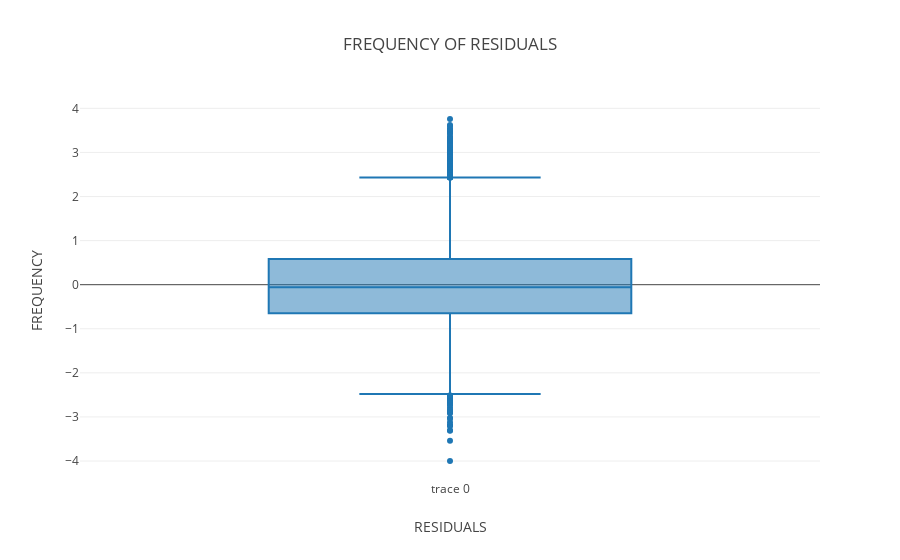

Notebook source saved alongside this figure:
### Markdown cell above
## Box PLot ##

### Code cell
data = [go.Box(y=df.est - df.r_ui)]
layout = go.Layout(
    title='FREQUENCY OF RESIDUALS',
    xaxis=dict(
        title='RESIDUALS'
    ),
    yaxis=dict(
        title='FREQUENCY'
    )
)
fig = go.Figure(data=data, layout=layout)
plot.iplot(fig, filename='residuals')

### Figure 1 — Plotly figure (JSON) as saved in the notebook; plotly's stock layout.template omitted (floating-point values rounded to 4 significant figures; data arrays with more than 128 entries replaced by an {"elided": "..."} marker saying what was removed)
{"data": [{"type": "box", "y": {"elided": "20000 float values"}}], "layout": {"title": "FREQUENCY OF RESIDUALS", "xaxis": {"title": "RESIDUALS"}, "yaxis": {"title": "FREQUENCY"}}}
